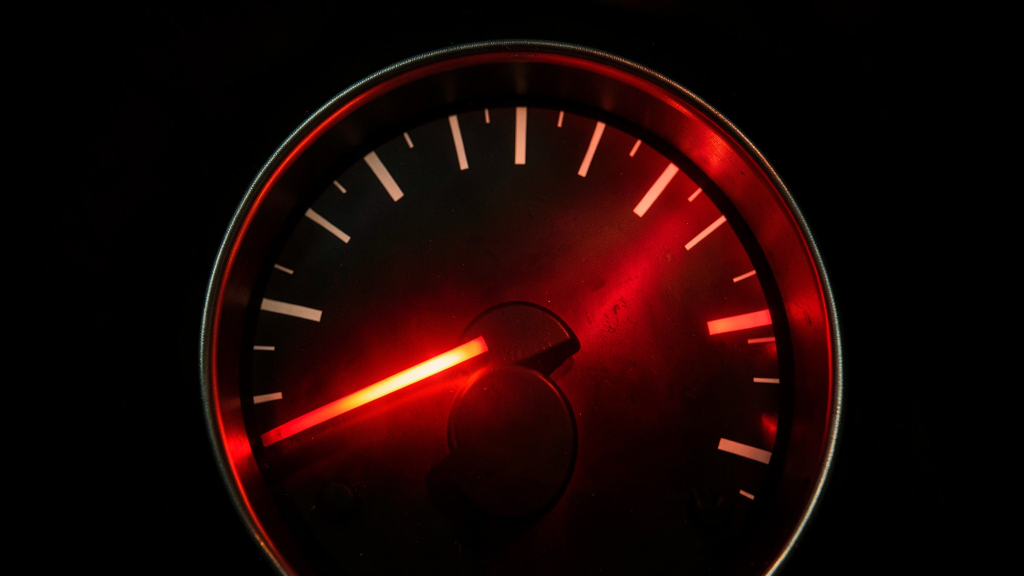
#> input picture longform/oil/thumb/art-a.jpg, 2048 x 1152 px, given in place of a-before.jpg, which was not available (shown at 1/2 size)
$ python make_thumb.py
#> lines starting #> are read from the running program, lines starting #| are printed output that depends on the picture; after the words box and inside, x2 and y2 are one past the last pixel; in counts of white or black regions, pixels touching at a corner belong together
### longform/moon/thumb/options/make_options.py
"""Five thumbnail styles for the Moon video (1280x720, no people): split, poster, cartoon, wave, diagram.
Usage: python3 make_options.py  ->  option-1-split.jpg ... option-5-diagram.jpg + options-sheet.jpg"""
import numpy as np
from PIL import Image, ImageDraw, ImageFilter, ImageFont, ImageEnhance

W, H = 1280, 720
ANTON = "../../../fonts/Anton-Regular.ttf"
INTER = "/usr/share/fonts/opentype/inter/Inter-Black.otf"
SERIF = "/usr/share/fonts/truetype/liberation/LiberationSerif-Regular.ttf"
MONO = "/usr/share/fonts/truetype/jetbrains-mono/JetBrainsMono-ExtraBold.ttf"


def cover(path, fx=0.5, fy=0.5, zoom=1.0):
#> called with path = 'a-before.jpg', fx = 0.45, fy = 0.4, zoom = 1.1
    im = Image.open(path).convert("RGB")
#> im is the input picture: PIL image 2048x1152 RGB; mean R, G, B 27.3, 5.1, 3.9
    s = max(W / im.width, H / im.height) * zoom
#> s = 0.688
    im = im.resize((int(im.width * s), int(im.height * s)), Image.LANCZOS)
#> im: PIL image 1408x792 RGB
    x, y = int((im.width - W) * fx), int((im.height - H) * fy)
#> x = 57; y = 28
    return im.crop((x, y, x + W, y + H)).convert("RGBA")


def text(img, xy, s, font, size, fill, stroke=0, sfill=(0, 0, 0), anchor="la", track=0, glow=None, shadow=True):
    f = ImageFont.truetype(font, size)
    layer = Image.new("RGBA", img.size, (0, 0, 0, 0))
    d = ImageDraw.Draw(layer)
    if track:   # letter-spaced
        total = sum(f.getlength(c) for c in s) + track * (len(s) - 1)
        x = xy[0] - (total / 2 if anchor[0] == "m" else 0)
        for c in s:
            d.text((x, xy[1]), c, font=f, fill=fill, stroke_width=stroke, stroke_fill=sfill, anchor="l" + anchor[1])
            x += f.getlength(c) + track
    else:
        d.text(xy, s, font=f, fill=fill, stroke_width=stroke, stroke_fill=sfill, anchor=anchor)
    if glow:
        g = Image.new("RGBA", img.size, (0, 0, 0, 0))
        g.putalpha(layer.split()[3].filter(ImageFilter.GaussianBlur(18)))
        tint = Image.new("RGBA", img.size, (*glow, 0)); tint.putalpha(g.split()[3])
        img.alpha_composite(tint); img.alpha_composite(tint)
    if shadow:
        sh = Image.new("RGBA", img.size, (0, 0, 0, 0)); sh.putalpha(layer.split()[3].filter(ImageFilter.GaussianBlur(8)).point(lambda v: v * 0.7))
        img.alpha_composite(sh, (4, 6))
    img.alpha_composite(layer)
    return f.getbbox(s, anchor=anchor)


def vignette(img, k=0.55):
    yy, xx = np.mgrid[0:H, 0:W]
    v = np.clip(1 - k * (((xx - W / 2) / (W / 2)) ** 2 + ((yy - H / 2) / (H / 2)) ** 2), 0.35, 1)[..., None]
    a = np.asarray(img.convert("RGB")).astype(np.float32) * v
    return Image.fromarray(a.astype(np.uint8)).convert("RGBA")


out = []

# 1. SPLIT: the same town, Moon / no Moon, torn down the middle. Two small labels, no big headline.
L = Image.new("RGBA", (W, H), (0, 0, 0, 255)); L.paste(cover("a-before.jpg", 0.45, 0.4, 1.1), (-W // 4 + 40, 0))
R = ImageEnhance.Brightness(cover("a-after.jpg", 0.45, 0.4, 1.1)).enhance(0.9)
#> call 2 of cover, with path = 'a-after.jpg', fx = 0.45, fy = 0.4, zoom = 1.1
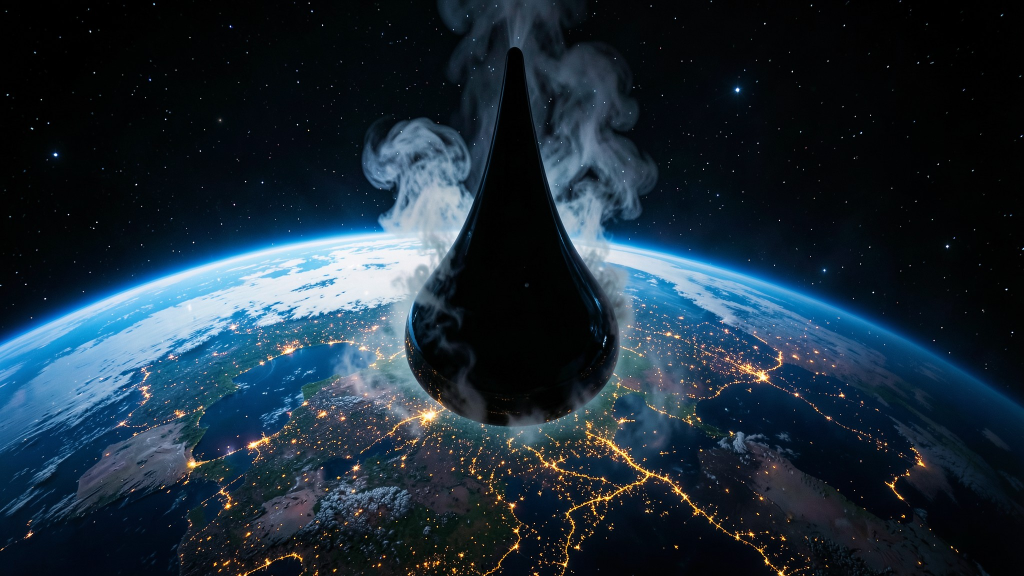
#> input picture longform/oil/thumb/art-b.jpg, 2048 x 1152 px, given in place of a-after.jpg, which was not available (shown at 1/2 size)
#> in cover, im is the input picture: PIL image 2048x1152 RGB; mean R, G, B 29.1, 44.6, 57
img = L.copy()
mask = Image.new("L", (W, H), 0)
#> mask: PIL image 1280x720 L; every value is 0
pts = [(W // 2 + int(14 * np.sin(y / 23) + 9 * np.sin(y / 7)), y) for y in range(0, H + 10, 10)]
ImageDraw.Draw(mask).polygon(pts + [(W, H), (W, 0)], fill=255)
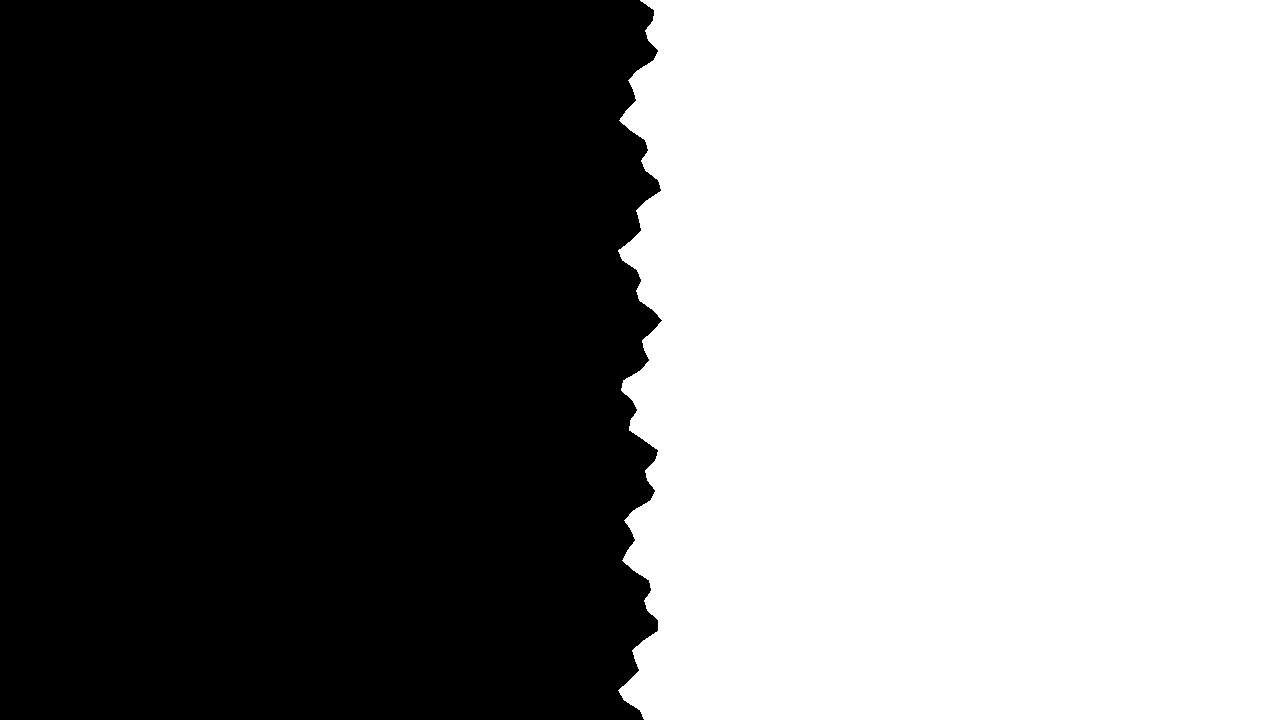
#> mask: PIL image 1280x720 L; 50% white; 1 white region, box (x1, y1, x2, y2) and area: (618, 0, 1280, 720) 460686
img.paste(R, (0, 0), mask)
ImageDraw.Draw(img).line(pts, fill=(255, 255, 255, 255), width=5)
for x, lab, col in ((W // 4, "TONIGHT", (255, 255, 255)), (3 * W // 4, "TOMORROW?", (255, 70, 70))):
    f = ImageFont.truetype(INTER, 54); b = f.getbbox(lab, anchor="mm")
    ImageDraw.Draw(img).rounded_rectangle([x + b[0] - 26, 600 + b[1] - 16, x + b[2] + 26, 600 + b[3] + 16], 18, fill=(0, 0, 0, 200))
    text(img, (x, 600), lab, INTER, 54, (*col, 255), anchor="mm", shadow=False)
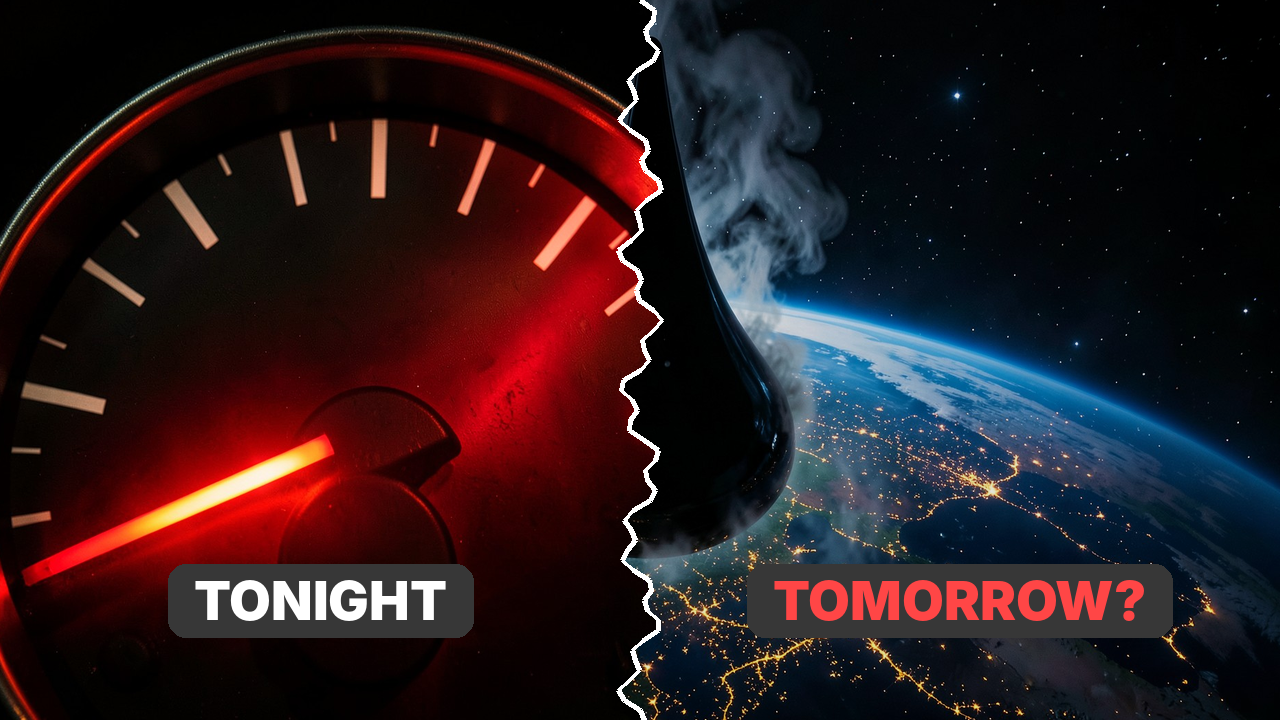
#> img: PIL image 1280x720 RGBA; mean R, G, B, A 39, 23.1, 27, 252.7; transparent parts drawn white
img.convert("RGB").save("option-1-split.jpg", quality=92); out.append("option-1-split.jpg")

# 2. POSTER: minimalist film-poster look, empty sky, thin glowing ring, elegant serif title.
img = vignette(cover("b-poster.jpg", 0.5, 1.0, 1.25), 0.4)
#> in vignette, `yy, xx = np.mgrid[0:H, 0:W]`:
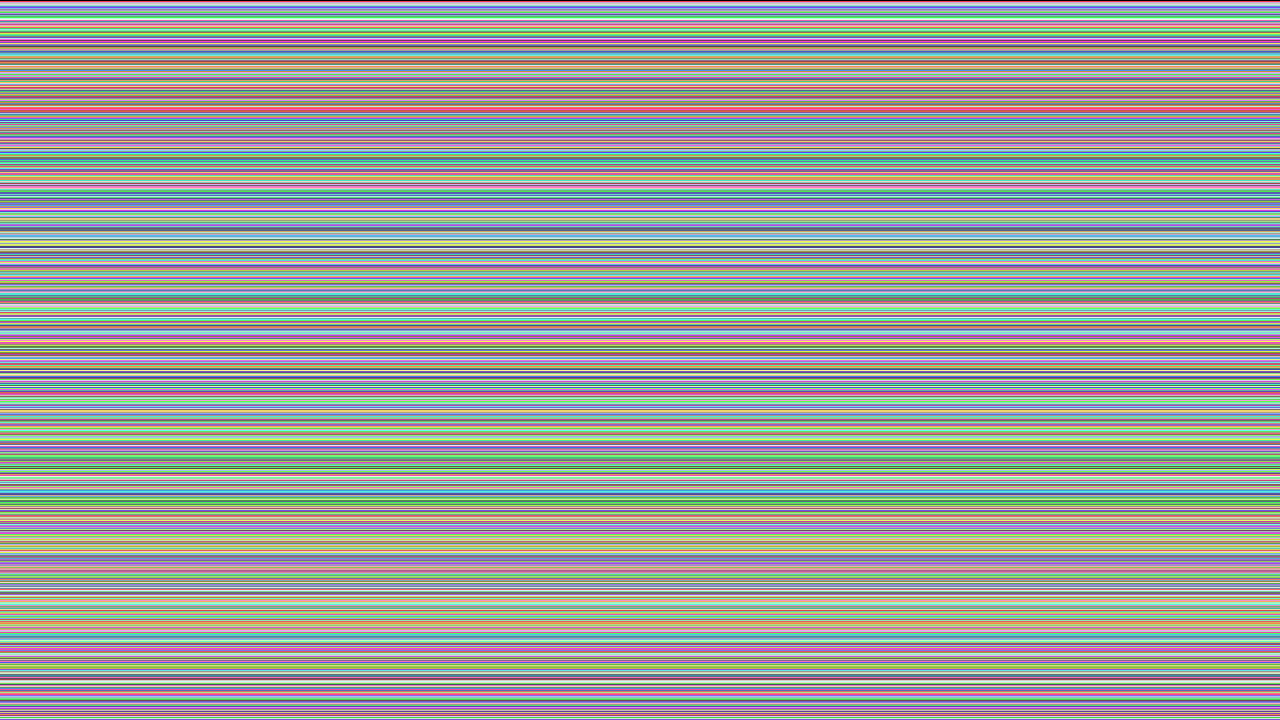
#> yy: shape (720, 1280) int64; 720 distinct labels, from 0 to 719; one colour per label, 0 black
ring = Image.new("RGBA", (W, H), (0, 0, 0, 0))
ImageDraw.Draw(ring).ellipse([W // 2 - 110, 110, W // 2 + 110, 330], outline=(235, 240, 255, 255), width=5)
for r_ in (16, 8, 8):
    img.alpha_composite(ring.filter(ImageFilter.GaussianBlur(r_)))
img.alpha_composite(ring)
text(img, (W // 2, 470), "No Moon.", SERIF, 150, (240, 242, 248, 255), anchor="mm", glow=(140, 170, 255))
text(img, (W // 2, 575), "WHAT WOULD HAPPEN TO EARTH?", INTER, 30, (190, 200, 225, 255), anchor="mm", track=10)
img.convert("RGB").save("option-2-poster.jpg", quality=92); out.append("option-2-poster.jpg")
#> after `img.convert('RGB').save('option-2-poster.jpg', quality=92)`:
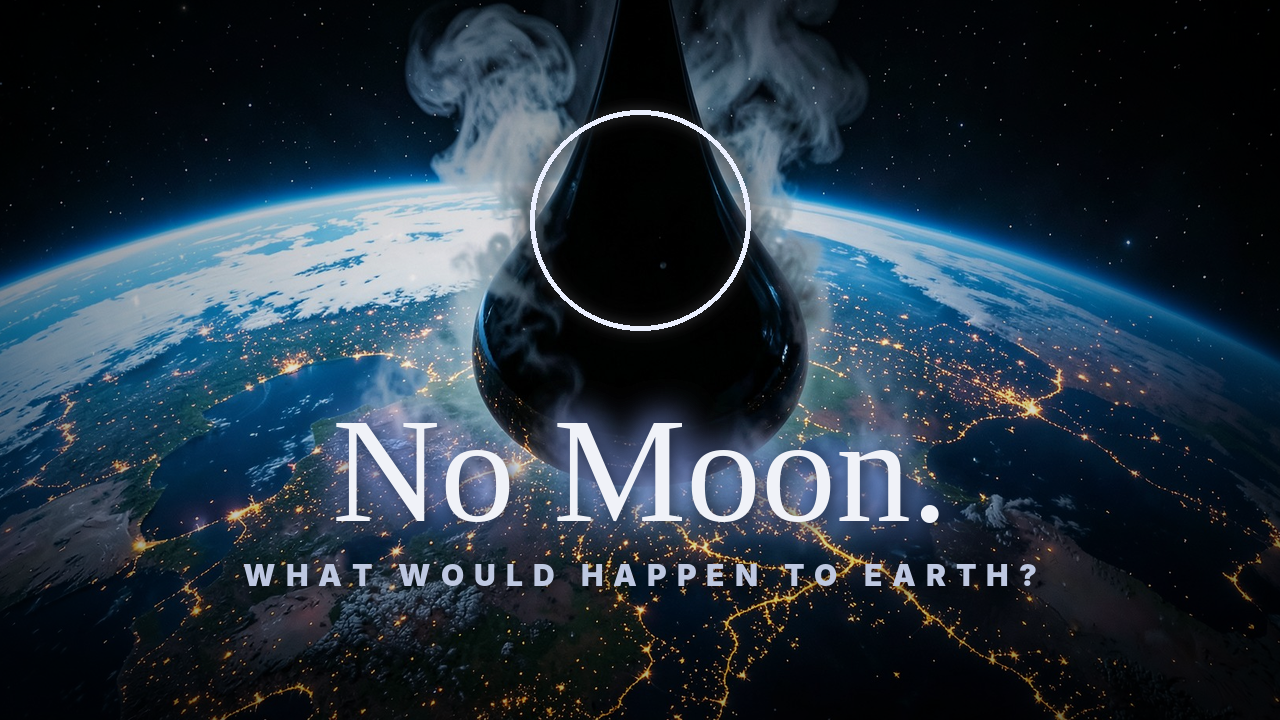
#> saved as option-2-poster.jpg: PIL image 1280x720 RGB; mean R, G, B 38.3, 52.7, 65.3

# 3. CARTOON: bright explainer style, chunky rounded text and a speech bubble.
img = Image.new("RGBA", (W, H), (0, 0, 0, 255)); img.paste(cover("c-cartoon.jpg", 0.5, 0.5, 1.05), (-150, 0)); img.paste(cover("c-cartoon.jpg", 0.0, 0.5, 1.05).crop((W - 150, 0, W, H)), (W - 150, 0))
d = ImageDraw.Draw(img)
d.polygon([(800, 380), (650, 470), (880, 390)], fill=(40, 20, 90, 255))
d.polygon([(808, 372), (668, 455), (868, 378)], fill=(255, 255, 255, 255))
d.rounded_rectangle([690, 60, 1250, 395], 60, fill=(255, 255, 255, 255), outline=(40, 20, 90, 255), width=10)
text(img, (970, 165), "WHERE'S", INTER, 84, (40, 20, 90, 255), anchor="mm", shadow=False)
text(img, (970, 290), "MY MOON?!", INTER, 78, (255, 140, 0, 255), anchor="mm", shadow=False)
img.convert("RGB").save("option-3-cartoon.jpg", quality=92); out.append("option-3-cartoon.jpg")

# 4. WAVE: dark disaster still, one headline across the empty sky, no boxes or arrows.
img = vignette(ImageEnhance.Contrast(cover("d-wave.jpg", 0.5, 1.0, 1.12)).enhance(1.15), 0.35)
text(img, (W // 2, 120), "THE MOON VANISHED.", ANTON, 118, (255, 255, 255, 255), anchor="mm", glow=(80, 160, 255))
text(img, (W // 2, 235), "THEN THE OCEANS CHANGED", INTER, 44, (120, 200, 255, 255), anchor="mm", track=6)
img.convert("RGB").save("option-4-wave.jpg", quality=92); out.append("option-4-wave.jpg")

# 5. DIAGRAM: data/HUD style, tilted Earth, big monospace numbers.
img = Image.new("RGBA", (W, H), (0, 0, 0, 255)); img.paste(cover("e-diagram.jpg", 0.5, 0.5, 1.05), (330, 0))
d = ImageDraw.Draw(img)
for i in range(0, W, 64):
    d.line([(i, 0), (i, H)], fill=(80, 140, 255, 22), width=1)
for j in range(0, H, 64):
    d.line([(0, j), (W, j)], fill=(80, 140, 255, 22), width=1)
text(img, (70, 150), "EARTH'S TILT", MONO, 40, (140, 190, 255, 255))
text(img, (60, 210), "23.5°", MONO, 150, (255, 255, 255, 255))
text(img, (70, 390), "WITHOUT THE MOON:", MONO, 40, (255, 120, 90, 255))
text(img, (60, 450), "80°?", MONO, 170, (255, 90, 60, 255), glow=(255, 60, 30))
img.convert("RGB").save("option-5-diagram.jpg", quality=92); out.append("option-5-diagram.jpg")

# contact sheet with option numbers
tiles = []
for i, f in enumerate(out, 1):
    t = Image.open(f).resize((640, 360))
    ImageDraw.Draw(t).rounded_rectangle([12, 12, 80, 80], 14, fill=(255, 214, 10))
    ImageDraw.Draw(t).text((46, 46), str(i), font=ImageFont.truetype(INTER, 48), fill=(0, 0, 0), anchor="mm")
    tiles.append(t)
sheet = Image.new("RGB", (1280, 1080), (20, 20, 20))
for i, t in enumerate(tiles):
    sheet.paste(t, ((i % 2) * 640, (i // 2) * 360))
sheet.save("options-sheet.jpg", quality=88)
print("ok")

### longform/oil/thumb/make_thumb.py
"""Thumbnails for 'What if the world ran out of oil overnight?' (1280x720, no people).
Usage: python3 make_thumb.py -> thumbnail-1-gauge.jpg, thumbnail-2-earth.jpg, thumbnail-3-highway.jpg, thumbs-sheet.jpg"""
import os
import sys
from PIL import Image, ImageDraw, ImageFont, ImageEnhance
HERE = os.path.dirname(os.path.abspath(__file__))
sys.path.insert(0, os.path.join(HERE, "../../moon/thumb/options"))
sys.path.insert(0, os.path.join(HERE, "../../asteroid-full/thumb"))
os.chdir(os.path.join(HERE, "../../moon/thumb/options"))
#> (the run stopped early here; a loop or call above may not have finished)
